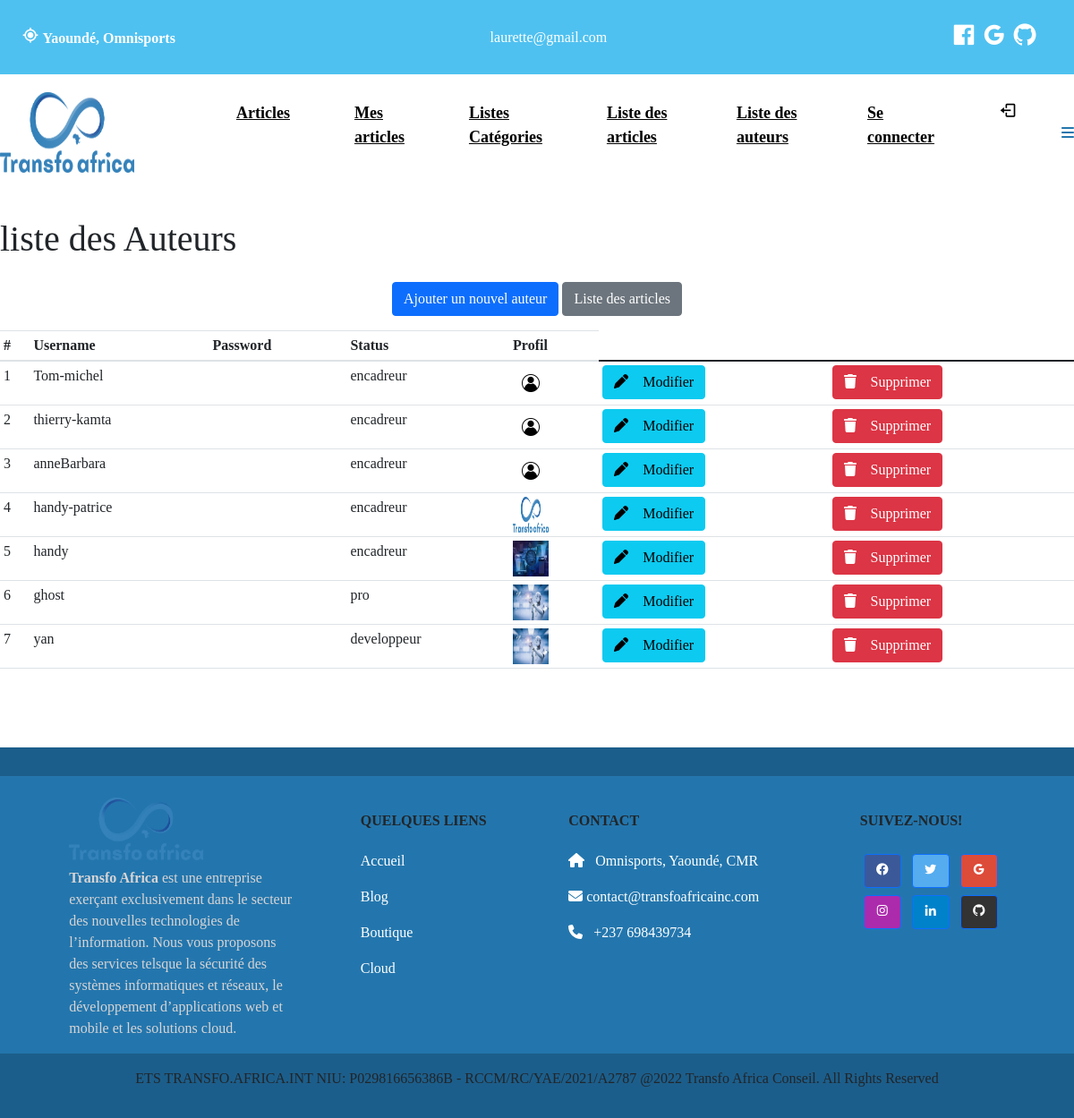
/list_auteur (signed in), run on the app's committed database.
### article/models.py (models this page shows, shortened)
class Auteur (models.Model):
    user = models.OneToOneField (User, related_name = 'Auteur', on_delete = models.CASCADE)     # user.Auteur renvoie 'instance Auteur associe au user
    status = models.CharField (max_length = 30)
    profil = models.ImageField(blank = True, default = 'pp.jpg')
    class Meta:
        db_table = 'Auteur'

### article/views.py (the view)
def list_auteur (request):
    auteur = Auteur.objects.all()
    context = {'auteur':auteur}
    return render (request, "auteur.html", context)

### article/templates/auteur.html (shortened to what this page needs)
{% extends 'base.html' %}
{% block content %}
  {% if user.email == "laurette@gmail.com" %}
  <h1 class="page-header" style="padding-top: 10rem;">liste des Auteurs </h1>
  <div class="table-responsive">
    <center><a href="/creer_auteur" class="btn btn-primary my-3">Ajouter un nouvel auteur</a>
    <a href="/list_article" class="btn btn-secondary my-3">Liste des articles</a></center>
    <table class="table  table-hover  table-sm">
      <thead>
        <tr>
          <th>#</th>
          <th>Username </th>
          <th>Password </th>
          <th>Status </th>
          <th>Profil </th>
        </tr>
      </thead>
      <tbody>
        {% for aut in auteur %}
          <tr>
            <td>{{forloop.counter}}</td>
            <td>{{ aut.user.username }}</td>
            <td>{{ aut.user.password2 }}</td>
            <td>{{ aut.status}}</td>
            <td>
            {% if aut.profil %}
               <img src="{{ aut.profil.url }}" style="width: 40px; height: 40px;" alt="photo">
            {% endif %}
            </td>
            <td> <a class= "btn btn-info" href="{% url 'modifier' aut.user.id %}"><i class="fas fa-pen"></i> &ensp; Modifier</a></td>
            <td> <a class= "btn btn-danger" onclick="return confDelete();" href="/supprimer_auteur/{{aut.user.id}}"> <i class="fas fa-trash"></i> &ensp; Supprimer</a> </td>
          </tr>
        {% empty %}
          <tr>
            <td colspan="7" class="text-center bg-warning">Aucun auteur  </td>
          </tr>
        {% endfor %}
      </tbody>
    </table>
  </div>
  <br>
  <br>
  {% else %}
    <h2 style="padding: 10rem 0rem 15rem 0rem;">Vous n'avez pas le droit d'accéder à cette page!!</h2>
  {% endif %}
{% endblock %}

### article/templates/base.html (shortened to what this page needs)
{% load static %}
<!DOCTYPE html>
<html lang="en">
  <head>
    <link rel="stylesheet" href="{% static 'style/style.css' %}"/>
    <link rel="stylesheet" type="text/css" href="{% static 'fontawesome/css/all.min.css' %}" />
    <link href="{% static 'dist/css/bootstrap.min.css' %}" rel="stylesheet">
    <link href="https://cdn.jsdelivr.net/npm/bootstrap@5.2.3/dist/css/bootstrap.min.css" rel="stylesheet">
    <link rel="stylesheet" href="https://maxcdn.bootstrapcdn.com/bootstrap/4.0.0/css/bootstrap.min.css" />
    <link rel="stylesheet" type="text/css" href="{% static './css/bootstrap.min.css' %}">
    <link href='https://unpkg.com/boxicons@2.1.4/css/boxicons.min.css' rel='stylesheet'>
  </head>
  <body>
      <nav class="nav navbar-expand-lg navbar text-white" style="background-color: #4fc1f0 ;">
        <div class="container-fluid">
              <span class="fw-bold"><i class="bx bx-current-location" style="font-size: 20px;" aria-hidden="true"></i> Yaoundé, Omnisports</span>
              <span>{{ user.email }}</span>
              <div class="icon pt-3">
                  <ul>
                      <a href="#"><i class='bx bxl-facebook-square' style="font-size: 30px; color: #FFFFFF;"></i></a>
                      <a href="#"><i class='bx bxl-google' style="font-size: 30px; color: #FFFFFF;"></i></a>
                      <a href="#"><i class='bx bxl-github' style="font-size: 30px; color: #FFFFFF;"></i></a>
                  </ul>
              </div>
        </div>
      </nav>
      <nav class="navbars">
        <a href="{% url 'home' %}"><img src="{% static 'image/logo1.png'%}" class="logo" width="150px" height="90px" alt=""></a>
        <div class="nav-links">
            <ul>
                <ol class=""> <a href="{% url 'listes_articles' %}"> Articles </a></ol>
                {% if user.is_authenticated %}
                  <ol> <a href="/list_article_filtre"> Mes articles </a></ol>
                  {% if user.email == "laurette@gmail.com" %}
                    <ol> <a href="/list_category"> Listes Catégories </a></ol>
                    <ol><a href="/list_article">Liste des articles</a></ol>
                    <ol><a href="/list_auteur">Liste des auteurs</a></ol>
                  {% endif %}
                {% endif %}
                <ol> <a href="/connexion"> Se connecter </a></ol>
                {% if user.is_authenticated %}
                  <ol> <a href="/deconnexion"> <i class='bx bx-log-out fs-5'></i> </a></ol>
                {% endif %}
            </ul>
        </div>
        <i class="fa-solid fa-bars" style="color: #2376ad;"></i>
      </nav>
      <section>
          {% block content %}{% endblock %}
      </section>
  <footer style="background-color: #2376ad">
    <div class="text-center p-3" style="background-color: rgba(0, 0, 0, 0.2)">
    </div>
    <div class="container p-4 pb-0">
          <section class="">
              <div class="row">
                  <div class="col-md-3 col-lg-3 col-xl-3 mx-auto ">
                      <h6 class="text-uppercase font-weight-bold" >
                          <a href="{% url 'home' %}"> <img src="{% static 'image/logo1.png' %}" class="logo1" width="150px" height="70px" alt=""></a><br>
                      </h6>
                      <p style="color: #d8d4d4;">
                        <strong>Transfo Africa</strong> est une entreprise exerçant exclusivement dans le secteur des nouvelles technologies de l’information.
                        Nous vous proposons des services telsque la sécurité des systèmes informatiques et réseaux, le développement d’applications
                        web et mobile et les solutions cloud.
                      </p>
                  </div>
                  <div class="col-md-2 col-lg-2 col-xl-2 mx-auto mt-3">
                      <h6 class="text-uppercase mb-4 fw-bold">Quelques Liens</h6>
                      <p>
                          <a href="index" class="# text-decoration-none" style="color: #fff;">Accueil</a>
                      </p>
                      <p>
                          <a href="dev_site" class="# text-decoration-none" style="color: #fff;">Blog</a>
                      </p>
                      <p>
                          <a href="pentesting" class="# text-decoration-none" style="color: #fff;">Boutique</a>
                      </p>
                      <p>
                          <a href="cloud" class="# text-decoration-none" style="color: #fff;">Cloud</a>
                      </p>
                  </div>
                  <div class="col-md-4 col-lg-3 col-xl-3 mx-auto mt-3">
                      <h6 class="text-uppercase mb-4 fw-bold">Contact</h6>
                      <p style="color: #FFFFFF;"><i class="fas fa-home"></i>&nbsp;&nbsp;&nbsp;Omnisports, Yaoundé, CMR</p>
                      <p style="color: #FFFFFF;"><i class="fas fa-envelope">&nbsp;&nbsp;&nbsp;</i> contact@transfoafricainc.com</p>
                      <p style="color: #FFFFFF;"><i class="fas fa-phone"></i>&nbsp;&nbsp;&nbsp;+237 698439734</p>
                  </div>
                  <div class="col-md-3 col-lg-2 col-xl-2 mx-auto mt-3">
                      <h6 class="text-uppercase mb-4 fw-bold">Suivez-nous!</h6>
                  <a class="btn btn-primary btn-floating m-1" style="background-color: #3b5998" href="#!" role="button">
                      <i class="bx bxl-facebook-circle"></i></a>
                  <a class="btn btn-primary btn-floating m-1" style="background-color: #55acee" href="#!" role="button" ><i class="bx bxl-twitter"></i></a>
                  <a class="btn btn-primary btn-floating m-1" style="background-color: #dd4b39" href="#!" role="button"><i class="bx bxl-google"></i></a>
                  <a class="btn btn-primary btn-floating m-1" style="background-color: #ac2bac" href="#!" role="button"><i class="bx bxl-instagram"></i></a>
                  <a class="btn btn-primary btn-floating m-1" style="background-color: #0082ca" href="#!" role="button" ><i class="bx bxl-linkedin"></i></a>
                  <a class="btn btn-primary btn-floating m-1" style="background-color: #333333" href="#!" role="button"><i class="bx bxl-github"></i></a>
                  </div>
              </div>
          </section>
      </div>
      <div class="text-center p-3" style="background-color: rgba(0, 0, 0, 0.2)">
          <p>ETS TRANSFO.AFRICA.INT NIU: P029816656386B - RCCM/RC/YAE/2021/A2787 @2022 Transfo Africa Conseil. All Rights Reserved</p>
      </div>
  </footer>
  </body>
</html>

### static/style/style.css (style rules this page uses)
* { padding: 0; margin: 0; text-decoration: none; font-family: 'Comic Sans MS'; }
.navbars { position: absolute; display: flex; justify-content: space-between; width: 100%; box-sizing: border-box; align-items: center; }
.navbars a { color: #fff; }
.nav-links ul { display: flex; justify-content: space-between; }
.nav-links { display: flex; margin: 30px; }
.nav-links ul ol { margin: 0 20px; }
.nav-links ul ol a { color: black; font-weight: bold; font-size: large; }

### data on the page
Auteur: user.username "Tom-michel", status "encadreur", profil (picture)
Auteur: user.username "thierry-kamta", status "encadreur", profil (picture)
Auteur: user.username "anneBarbara", status "encadreur", profil (picture)
Auteur: user.username "handy-patrice", status "encadreur", profil (picture)
Auteur: user.username "handy", status "encadreur", profil (picture)
Auteur: user.username "ghost", status "pro", profil (picture)
Auteur: user.username "yan", status "developpeur", profil (picture)

### other printed values
{{ user.email }} "laurette@gmail.com"
